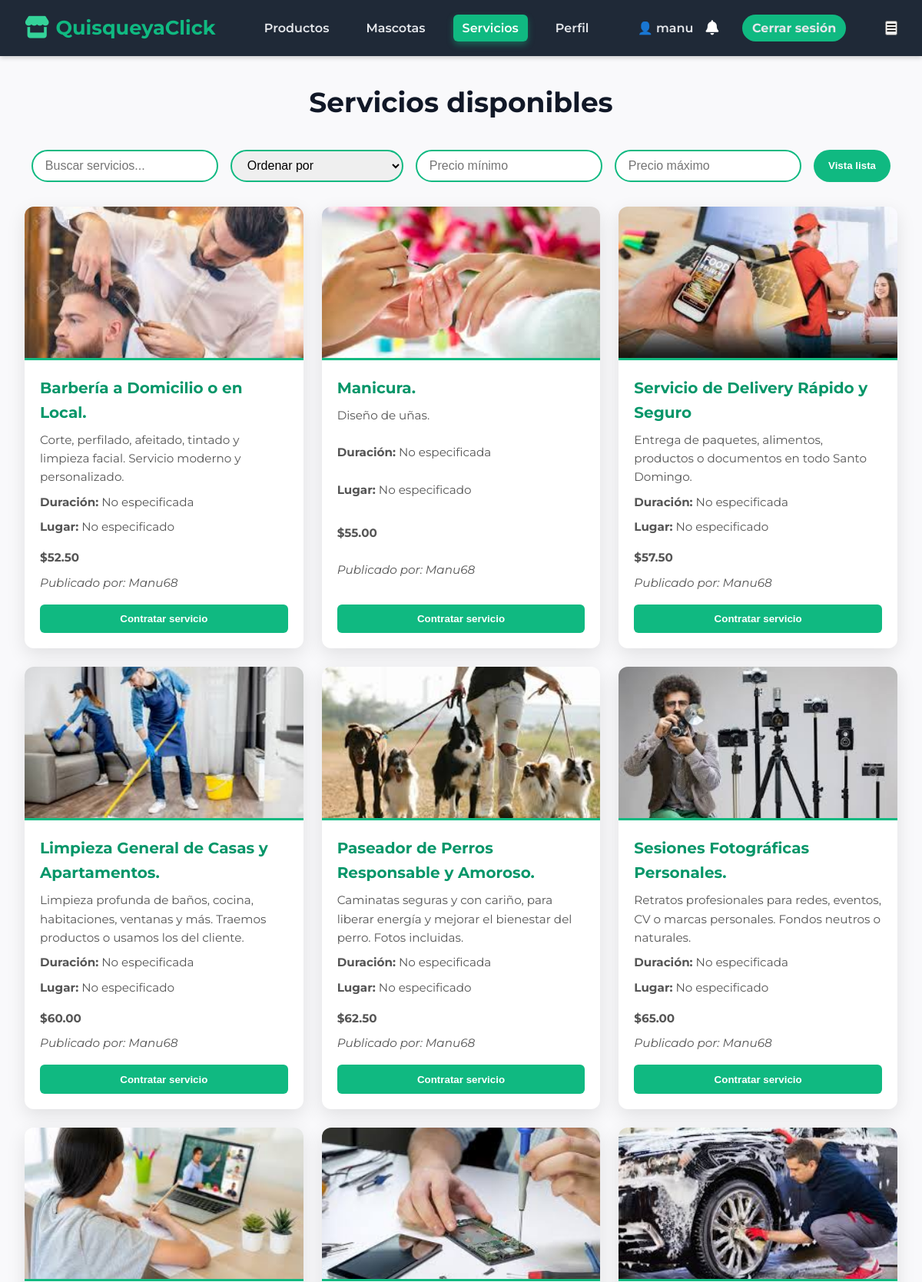
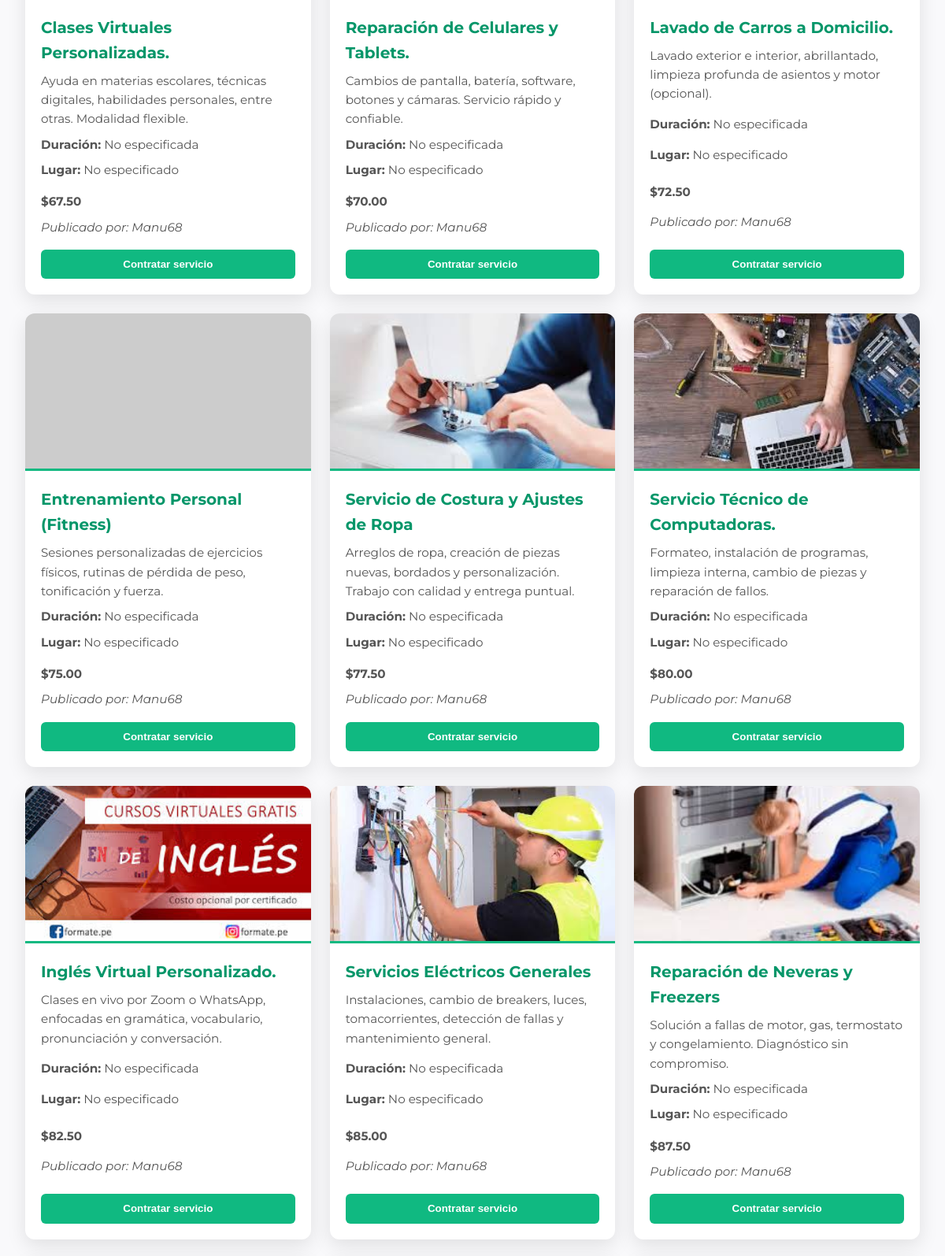
The app's page /servicios.php (signed in, upper part) with its own data (2 pictures, top to bottom).
### tables this page shows
CREATE TABLE `usuarios` (
  `id` int(11) NOT NULL,
  `nombre_completo` varchar(100) NOT NULL,
  `correo` varchar(100) NOT NULL,
  `nombre_usuario` varchar(50) NOT NULL,
  `contrasena` varchar(255) NOT NULL,
  `fecha_registro` timestamp NOT NULL DEFAULT current_timestamp()
);

CREATE TABLE `publicaciones` (
  `id` int(11) NOT NULL,
  `usuario_id` int(11) NOT NULL,
  `tipo` enum('producto','mascota','servicio') NOT NULL,
  `titulo` varchar(255) NOT NULL,
  `descripcion` text NOT NULL,
  `detalles` text DEFAULT NULL,
  `imagen` varchar(255) DEFAULT NULL,
  `edad` varchar(50) DEFAULT NULL,
  `raza` varchar(100) DEFAULT NULL,
  `tamano` varchar(50) DEFAULT NULL,
  `vacunado` tinyint(1) DEFAULT NULL,
  `desparasitado` tinyint(1) DEFAULT NULL,
  `duracion` varchar(50) DEFAULT NULL,
  `lugar` varchar(255) DEFAULT NULL,
  `precio` decimal(10,2) DEFAULT NULL,
  `telefono` varchar(50) DEFAULT NULL,
  `precio_producto` decimal(10,2) DEFAULT NULL,
  `estado_producto` tinyint(1) DEFAULT 1,
  `categoria_producto` varchar(100) DEFAULT NULL,
  `fecha_publicacion` timestamp NOT NULL DEFAULT current_timestamp(),
  `fecha_actualizacion` datetime DEFAULT current_timestamp() ON UPDATE current_timestamp(),
  `visible` tinyint(1) NOT NULL DEFAULT 1
);

### servicios.php (the view, shortened to what this page needs)
<?php
require_once 'conexion.php';
$conn->set_charset("utf8");
$nombre = 'Usuario';
$stmt = $conn->prepare("SELECT nombre_completo FROM usuarios WHERE id = ? LIMIT 1");
$stmt->bind_param("i", $_SESSION['usuario_id']);
$stmt->execute();
$stmt->bind_result($nombre_usuario);
if ($stmt->fetch()) {
    $nombre = $nombre_usuario;
}
$servicios = [];
$sql = "SELECT
    p.id, p.titulo, p.descripcion, p.duracion, p.lugar, p.imagen, p.precio_producto AS precio,
    u.nombre_usuario
FROM publicaciones p
INNER JOIN usuarios u ON p.usuario_id = u.id
WHERE p.tipo = 'servicio' AND p.visible = 1";
$result = $conn->query($sql);
if ($result) {
    while ($row = $result->fetch_assoc()) {
        $ruta = 'uploads/' . basename($row['imagen']);
        $row['imagen'] = (!empty($row['imagen']) && file_exists($ruta)) ? $ruta : "https://via.placeholder.com/300x200?text=Sin+imagen";
        $row['precio'] = is_numeric($row['precio']) ? number_format((float)$row['precio'], 2) : '0.00';
        $row['detalles'] = $row['detalles'] ?? '';
        $row['duracion'] = $row['duracion'] ?? 'No especificada';
        $row['telefono'] = $row['telefono'] ?? 'No disponible';
 $row['duracion'] = $row['duracion'] ?? '';
        $row['lugar'] = $row['lugar'] ?? 'No especificado';
        $servicios[] = $row;
    }
}
?>
<!DOCTYPE html>
<html lang="es">
<head>
  <link rel="stylesheet" href="https://cdnjs.cloudflare.com/ajax/libs/font-awesome/6.4.0/css/all.min.css" />
</head>
<body>
  <header>
    <nav class="navbar">
      <div class="logo">
        <a href="index.php"><i class="fas fa-store"></i> QuisqueyaClick</a>
      </div>
      <ul class="menu" id="main-menu">
        <li><a href="productos.php">Productos</a></li>
        <li><a href="mascotas.php">Mascotas</a></li>
        <li><a href="servicios.php" class="active">Servicios</a></li>
        <li><a href="perfil.php">Perfil</a></li>
      </ul>
      <div class="usuario-info">
        <span>👤 <?php echo htmlspecialchars($nombre); ?></span>
        <div class="notification-icon" id="btn-notificaciones">
          <i class="fas fa-bell"></i>
        </div>
        <a href="logout.php" class="logout-btn">Cerrar sesión</a>
      </div>
      <button class="menu-toggle" id="menu-toggle" aria-label="Abrir menú">
        <i class="fas fa-bars"></i>
      </button>
    </nav>
  </header>
  <main>
    <h1>Servicios disponibles</h1>
    <div class="controls">
      <input type="text" id="search-input" placeholder="Buscar servicios...">
      <select id="sort-select">
        <option value="">Ordenar por</option>
      </select>
      <input type="number" id="price-min" placeholder="Precio mínimo" min="0">
      <input type="number" id="price-max" placeholder="Precio máximo" min="0">
      <button id="viewToggle">Vista lista</button>
    </div>
<section class="servicios-lista grid-view" id="servicios-lista">
  <?php if (empty($servicios)): ?>
    <p style="text-align:center; color:#666;">No hay servicios disponibles actualmente.</p>
  <?php else: ?>
    <?php foreach($servicios as $s): ?>
<article class="servicio-card"
  data-id="<?php echo $s['id']; ?>"
  data-titulo="<?php echo htmlspecialchars($s['titulo']); ?>"
  data-descripcion="<?php echo htmlspecialchars($s['descripcion']); ?>"
  data-duracion="<?php echo htmlspecialchars($s['duracion']); ?>"
  data-lugar="<?php echo htmlspecialchars($s['lugar']); ?>"
  data-precio="<?php echo $s['precio']; ?>"
  data-publicador="<?php echo htmlspecialchars($s['nombre_usuario']); ?>"
  data-imagen="<?php echo htmlspecialchars($s['imagen']); ?>">
  <img src="<?php echo htmlspecialchars($s['imagen']); ?>" alt="<?php echo htmlspecialchars($s['titulo']); ?>">
  <div class="servicio-contenido">
    <h3><?php echo htmlspecialchars($s['titulo']); ?></h3>
    <p><?php echo htmlspecialchars($s['descripcion']); ?></p>
    <p><strong>Duración:</strong> <?php echo htmlspecialchars($s['duracion']); ?></p>
    <p><strong>Lugar:</strong> <?php echo htmlspecialchars($s['lugar']); ?></p>
    <p class="servicio-precio">$<?php echo $s['precio']; ?></p>
    <p class="servicio-publicador">Publicado por: <?php echo htmlspecialchars($s['nombre_usuario']); ?></p>
    <button class="btn-comprar">Contratar servicio</button>
  </div>
</article>
    <?php endforeach; ?>
  <?php endif; ?>
</section>
  </main>
</body>
</html>

### servicios.php (style rules this page uses)
* { margin: 0; padding: 0; box-sizing: border-box; }
body { font-family: 'Montserrat', sans-serif; background: #f9f9fb; color: #333; line-height: 1.6; min-height: 100vh; display: flex; flex-direction: column; }
header { background: #1f2937; position: sticky; top: 0; z-index: 999; box-shadow: 0 2px 6px rgba(0, 0, 0, 0.2); }
.navbar { max-width: 1200px; margin: 0 auto; padding: 1rem 2rem; display: flex; align-items: center; justify-content: space-between; color: #fff; }
.logo a { font-size: 1.6rem; font-weight: 700; color: #10b981; text-decoration: none; display: flex; align-items: center; gap: 0.5rem; }
.logo i { font-size: 1.8rem; color: #34d399; transition: transform 0.3s ease; }
.menu { list-style: none; display: flex; gap: 1.5rem; }
.menu li a { color: #e5e7eb; font-weight: 600; text-decoration: none; padding: 0.5rem 0.75rem; border-radius: 6px; transition: background-color 0.3s ease, color 0.3s ease; position: relative; }
.menu li a.active, .menu li a:hover { background-color: #10b981; color: #fff; box-shadow: 0 4px 8px rgba(16, 185, 129, 0.4); }
.usuario-info { display: flex; align-items: center; gap: 1rem; font-weight: 600; }
.usuario-info span { color: #e5e7eb; }
.logout-btn { color: #e5e7eb; background-color: #10b981; padding: 0.3rem 0.8rem; border-radius: 20px; text-decoration: none; font-weight: 700; transition: background-color 0.3s ease; }
.notification-icon { position: relative; cursor: pointer; margin-right: 15px; font-size: 1.2rem; }
main { max-width: 1200px; margin: 2rem auto 4rem; padding: 0 1rem; flex: 1; }
h1 { text-align: center; font-size: 2.25rem; margin-bottom: 2rem; color: #111827; }
.controls { max-width: 1200px; margin: 0 auto 2rem; display: flex; gap: 1rem; justify-content: center; flex-wrap: wrap; padding: 0 1rem; }
.controls input[type="text"], .controls select, .controls input[type="number"] { padding: 0.6rem 1rem; font-size: 1rem; border-radius: 30px; border: 2px solid #10b981; outline: none; transition: border-color 0.3s ease; min-width: 180px; }
#viewToggle { background-color: #10b981; color: white; border: none; padding: 0.6rem 1.2rem; border-radius: 30px; font-weight: 600; cursor: pointer; transition: background-color 0.3s ease; }
.servicios-lista { max-width: 1200px; margin: 0 auto 4rem; padding: 0 1rem; }
.servicios-lista.grid-view { display: grid; grid-template-columns: repeat(auto-fill, minmax(280px, 1fr)); gap: 1.5rem; }
.servicio-card { background: white; border-radius: 12px; box-shadow: 0 8px 25px rgba(0, 0, 0, 0.1); overflow: hidden; transition: transform 0.3s ease, box-shadow 0.3s ease; cursor: pointer; }
.servicios-lista.grid-view .servicio-card { display: flex; flex-direction: column; min-height: 380px; }
.servicio-card img { width: 100%; height: 200px; object-fit: cover; border-bottom: 3px solid #10b981; transition: transform 0.4s ease; }
.servicio-contenido { padding: 1.25rem; flex-grow: 1; display: flex; flex-direction: column; }
.servicio-contenido h3 { color: #059669; font-weight: 700; font-size: 1.25rem; margin-bottom: 0.5rem; }
.servicio-contenido p { font-size: 0.95rem; color: #555; margin-bottom: 0.5rem; flex-grow: 1; }
.servicio-precio { font-weight: 700; color: #10b981; font-size: 1.2rem; margin: 0.5rem 0; }
.servicio-publicador { font-size: 0.85rem; color: #6b7280; font-style: italic; }
.btn-comprar { background-color: #10b981; color: white; border: none; padding: 0.7rem; border-radius: 6px; font-weight: 600; cursor: pointer; transition: background-color 0.3s ease; margin-top: 0.5rem; width: 100%; }

### records on screen
usuarios: nombre_completo "manu"
publicaciones: shows a picture, titulo "Barbería a Domicilio o en Local.", descripcion "Corte, perfilado, afeitado, tintado y limpieza facial. Servicio moderno y personalizado.", duracion "No especificada", lugar "No especificado", precio_producto "52.50", usuario.nombre_usuario "Manu68"
publicaciones: shows a picture, titulo "Manicura.", descripcion "Diseño de uñas.", duracion "No especificada", lugar "No especificado", precio_producto "55.00", usuario.nombre_usuario "Manu68"
publicaciones: shows a picture, titulo "Servicio de Delivery Rápido y Seguro", descripcion "Entrega de paquetes, alimentos, productos o documentos en todo Santo Domingo.", duracion "No especificada", lugar "No especificado", precio_producto "57.50", usuario.nombre_usuario "Manu68"
publicaciones: shows a picture, titulo "Limpieza General de Casas y Apartamentos.", descripcion "Limpieza profunda de baños, cocina, habitaciones, ventanas y más. Traemos productos o usamos los del cliente.", duracion "No especificada", lugar "No especificado", precio_producto "60.00", usuario.nombre_usuario "Manu68"
publicaciones: shows a picture, titulo "Paseador de Perros Responsable y Amoroso.", descripcion "Caminatas seguras y con cariño, para liberar energía y mejorar el bienestar del perro. Fotos incluidas.", duracion "No especificada", lugar "No especificado", precio_producto "62.50", usuario.nombre_usuario "Manu68"
publicaciones: shows a picture, titulo "Sesiones Fotográficas Personales.", descripcion "Retratos profesionales para redes, eventos, CV o marcas personales. Fondos neutros o naturales.", duracion "No especificada", lugar "No especificado", precio_producto "65.00", usuario.nombre_usuario "Manu68"
publicaciones: shows a picture, titulo "Clases Virtuales Personalizadas.", descripcion "Ayuda en materias escolares, técnicas digitales, habilidades personales, entre otras. Modalidad flexible.", duracion "No especificada", lugar "No especificado", precio_producto "67.50", usuario.nombre_usuario "Manu68"
publicaciones: shows a picture, titulo "Reparación de Celulares y Tablets.", descripcion "Cambios de pantalla, batería, software, botones y cámaras. Servicio rápido y confiable.", duracion "No especificada", lugar "No especificado", precio_producto "70.00", usuario.nombre_usuario "Manu68"
publicaciones: shows a picture, titulo "Lavado de Carros a Domicilio.", descripcion "Lavado exterior e interior, abrillantado, limpieza profunda de asientos y motor (opcional).", duracion "No especificada", lugar "No especificado", precio_producto "72.50", usuario.nombre_usuario "Manu68"
publicaciones: titulo "Entrenamiento Personal (Fitness)", descripcion "Sesiones personalizadas de ejercicios físicos, rutinas de pérdida de peso, tonificación y fuerza.", duracion "No especificada", lugar "No especificado", precio_producto "75.00", usuario.nombre_usuario "Manu68"
publicaciones: shows a picture, titulo "Servicio de Costura y Ajustes de Ropa", descripcion "Arreglos de ropa, creación de piezas nuevas, bordados y personalización. Trabajo con calidad y entrega puntual.", duracion "No especificada", lugar "No especificado", precio_producto "77.50", usuario.nombre_usuario "Manu68"
publicaciones: shows a picture, titulo "Servicio Técnico de Computadoras.", descripcion "Formateo, instalación de programas, limpieza interna, cambio de piezas y reparación de fallos.", duracion "No especificada", lugar "No especificado", precio_producto "80.00", usuario.nombre_usuario "Manu68"
publicaciones: shows a picture, titulo "Inglés Virtual Personalizado.", descripcion "Clases en vivo por Zoom o WhatsApp, enfocadas en gramática, vocabulario, pronunciación y conversación.", duracion "No especificada", lugar "No especificado", precio_producto "82.50", usuario.nombre_usuario "Manu68"
publicaciones: shows a picture, titulo "Servicios Eléctricos Generales", descripcion "Instalaciones, cambio de breakers, luces, tomacorrientes, detección de fallas y mantenimiento general.", duracion "No especificada", lugar "No especificado", precio_producto "85.00", usuario.nombre_usuario "Manu68"
publicaciones: shows a picture, titulo "Reparación de Neveras y Freezers", descripcion "Solución a fallas de motor, gas, termostato y congelamiento. Diagnóstico sin compromiso.", duracion "No especificada", lugar "No especificado", precio_producto "87.50", usuario.nombre_usuario "Manu68"
